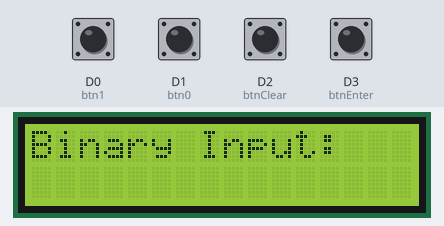
Recording of a sketch running on a simulated Arduino Uno R4 WiFi. Parts: 16×2 character LCD. Inputs (shaded band) come from the test bench; at power-on: D0 (btn1), D1 (btn0), D2 (btnClear), D3 (btnEnter) HIGH. WiFi joins after 1.5 s; servers stay silent unless stated; what the sketch prints to the serial monitor is not drawn.

Above: at 7.7 s.
7.8 s: D3 (btnEnter) pulled LOW for 0.15 s
At 9.1 s:
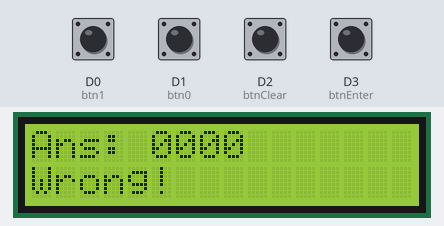
10.9 s: D0 (btn1) pulled LOW for 1 s
At 12.3 s:
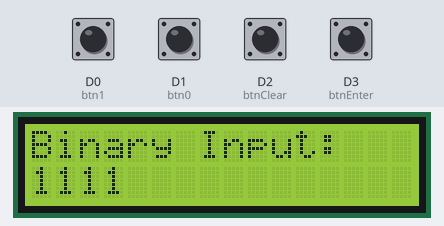
13.4 s: D1 (btn0) pulled LOW for 0.15 s
At 14.6 s:
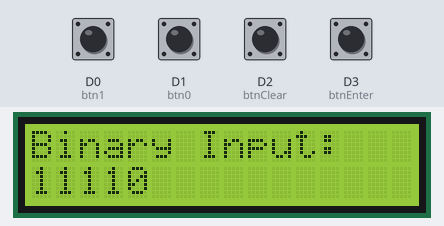
15.0 s: D0 (btn1) pulled LOW for 0.15 s
At 15.9 s:
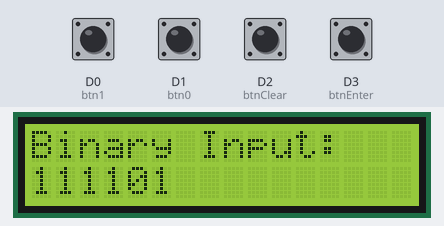
16.6 s: D1 (btn0) pulled LOW for 1 s
At 18.6 s:
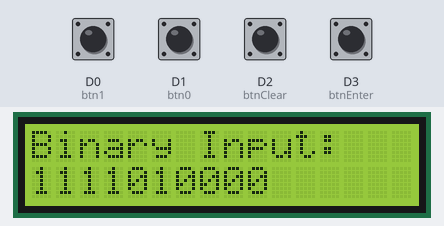
Timing chart, 0 to 20.1 s (numbered marks = the images above; inputs shaded):
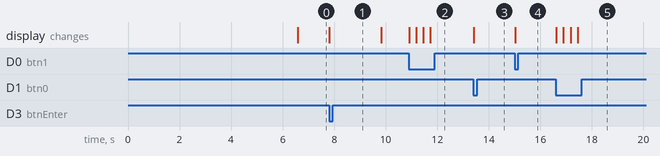

Measured:
- after the input at 7.8 s, the display: changes at once (image 1)
- after the input at 10.9 s, the display: first changes at once (image 2 shows a later state)
- after the input at 13.4 s, the display: changes at once (image 3)
- after the input at 15.0 s, the display: changes at once (image 4)
- after the input at 16.6 s, the display: first changes at once (image 5 shows a later state)

The sketch:

arduino.ino
```cpp
#include <WiFiS3.h>
#include <LiquidCrystal_I2C.h>

char ssid[] = "IKhanun";    //  ssid
char pass[] = "IK2548rosi"; //  password

LiquidCrystal_I2C lcd(0x27, 16, 2);

const int btn1 = 0;
const int btn0 = 1;
const int btnClear = 2;
const int btnEnter = 3;

String binaryString = "";
String correctAnswer = "0000";
String lastResult = "none"; // keep last state

WiFiServer server(80);

void setup() {
  Serial.begin(9600);

  pinMode(btn1, INPUT_PULLUP);
  pinMode(btn0, INPUT_PULLUP);
  pinMode(btnClear, INPUT_PULLUP);
  pinMode(btnEnter, INPUT_PULLUP);

  lcd.init();
  lcd.backlight();

  int status = WL_IDLE_STATUS;
  // connect to local wifi
  while (status != WL_CONNECTED) {
    Serial.print("Attempting to connect to SSID: ");
    Serial.println(ssid);
    status = WiFi.begin(ssid, pass);
    delay(5000);
  }

  server.begin();
  Serial.println("\nServer started");
  printWifiStatus();

  lcd.setCursor(0, 0);
  lcd.print("Binary Input:");
  lcd.setCursor(0, 1);
  lcd.print(binaryString);
}

void loop() {  // seperate code to 2 segment
  handleWebServer();
  handleButtons();
}

void handleWebServer() {
  WiFiClient client = server.available();  // check if it has new client
  if (client) {
    String currentLine = "";
    String requestPath = "";

    while (client.connected()) {
      if (client.available()) {
        char c = client.read();
        if (c == '\n') {
          if (currentLine.length() == 0) {
            // send response back
            client.println("HTTP/1.1 200 OK");
            client.println("Content-Type: text/plain");
            client.println("Access-Control-Allow-Origin: *");
            client.println("Connection: close");
            client.println();

            if (requestPath.startsWith("/set?ans=")) {
              client.println("Answer Updated");
            } else if (requestPath.startsWith("/status")) {
              client.println(lastResult);
              // reset state of result
              if (lastResult != "none") {
                lastResult = "none";
              }
            } else {
              client.println("Hello from Arduino!");
            }
            break;
          } else {
            // read request
            if (currentLine.startsWith("GET ")) {
              int firstSpace = currentLine.indexOf(' ');
              int secondSpace = currentLine.indexOf(' ', firstSpace + 1);
              if (secondSpace > firstSpace) {
                requestPath = currentLine.substring(firstSpace + 1, secondSpace);
              }

              if (requestPath.startsWith("/set?ans=")) {
                int startIndex = requestPath.indexOf('=') + 1;
                correctAnswer = requestPath.substring(startIndex);
                lastResult = "none"; // reset state when random new quiz
                Serial.print("Updated correct answer to: ");
                Serial.println(correctAnswer);
              }
            }
            currentLine = "";
          }
        } else if (c != '\r') {
          currentLine += c;
        }
      }
    }
    client.stop();
  }
}

void handleButtons() {
  if (digitalRead(btn1) == LOW) {   // press 1
    binaryString += "1";
    updateDisplay();
    delay(250);
  }
  if (digitalRead(btn0) == LOW) {  // press 0
    binaryString += "0";
    updateDisplay();
    delay(250);
  }
  if (digitalRead(btnClear) == LOW) {  // press clear
    binaryString = "";
    updateDisplay();
    delay(250);
  }

  if (digitalRead(btnEnter) == LOW) {  // press enter ans
    lcd.clear();
    lcd.setCursor(0, 0);
    lcd.print("Ans:");
    lcd.setCursor(5, 0);
    lcd.print(correctAnswer);  // show correct ans
    lcd.setCursor(0, 1);

    if (binaryString == correctAnswer) {
      lcd.print("Correct!");
      lastResult = "correct";
    } else {
      lcd.print("Wrong!");
      lastResult = "wrong";
    }

    delay(2000);
    binaryString = "";
    updateDisplay();
  }
}

void updateDisplay() {
  lcd.clear();
  lcd.setCursor(0, 0);
  lcd.print("Binary Input:");
  lcd.setCursor(0, 1);
  lcd.print(binaryString);
}

void printWifiStatus() {
  Serial.print("SSID: ");
  Serial.println(WiFi.SSID());
  Serial.print("IP Address: ");
  Serial.println(WiFi.localIP());
}
```
